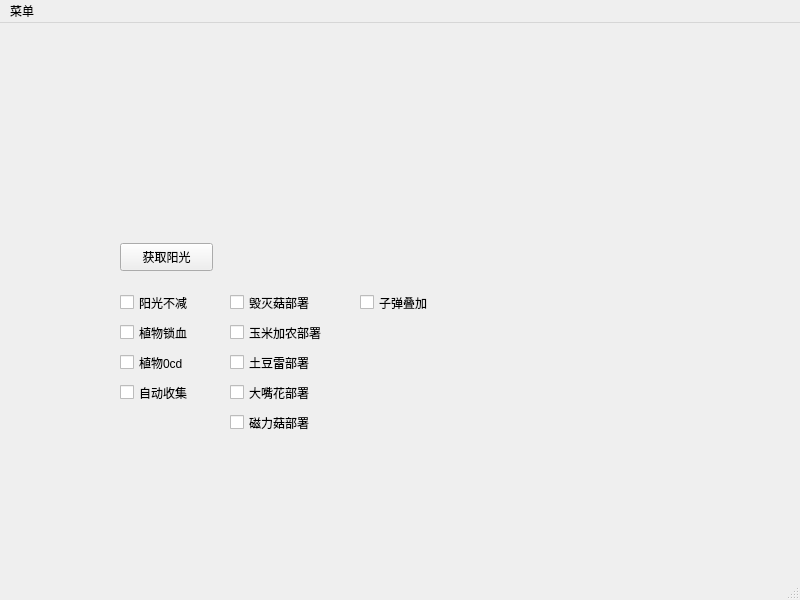
<?xml version="1.0" encoding="UTF-8"?>
<ui version="4.0">
 <class>MainWindow</class>
 <widget class="QMainWindow" name="MainWindow">
  <property name="enabled">
   <bool>true</bool>
  </property>
  <property name="geometry">
   <rect>
    <x>0</x>
    <y>0</y>
    <width>800</width>
    <height>600</height>
   </rect>
  </property>
  <property name="windowTitle">
   <string>MainWindow</string>
  </property>
  <widget class="QWidget" name="centralwidget">
   <widget class="QPushButton" name="addSunButton">
    <property name="geometry">
     <rect>
      <x>120</x>
      <y>220</y>
      <width>93</width>
      <height>28</height>
     </rect>
    </property>
    <property name="text">
     <string>获取阳光</string>
    </property>
   </widget>
   <widget class="QCheckBox" name="sunNotDecreaseCheckBox">
    <property name="geometry">
     <rect>
      <x>120</x>
      <y>270</y>
      <width>91</width>
      <height>19</height>
     </rect>
    </property>
    <property name="text">
     <string>阳光不减</string>
    </property>
   </widget>
   <widget class="QCheckBox" name="plantLockHPCheckBox">
    <property name="geometry">
     <rect>
      <x>120</x>
      <y>300</y>
      <width>91</width>
      <height>19</height>
     </rect>
    </property>
    <property name="text">
     <string>植物锁血</string>
    </property>
   </widget>
   <widget class="QCheckBox" name="coolDownCheckBox">
    <property name="geometry">
     <rect>
      <x>120</x>
      <y>330</y>
      <width>91</width>
      <height>19</height>
     </rect>
    </property>
    <property name="text">
     <string>植物0cd</string>
    </property>
   </widget>
   <widget class="QCheckBox" name="autoCollectCheckBox">
    <property name="geometry">
     <rect>
      <x>120</x>
      <y>360</y>
      <width>91</width>
      <height>19</height>
     </rect>
    </property>
    <property name="text">
     <string>自动收集</string>
    </property>
   </widget>
   <widget class="QCheckBox" name="doomShroomCheckBox">
    <property name="geometry">
     <rect>
      <x>230</x>
      <y>270</y>
      <width>111</width>
      <height>19</height>
     </rect>
    </property>
    <property name="text">
     <string>毁灭菇部署</string>
    </property>
   </widget>
   <widget class="QCheckBox" name="potatoMineDeployCheckBox">
    <property name="geometry">
     <rect>
      <x>230</x>
      <y>330</y>
      <width>111</width>
      <height>19</height>
     </rect>
    </property>
    <property name="text">
     <string>土豆雷部署</string>
    </property>
   </widget>
   <widget class="QCheckBox" name="cobCannoDeployCheckBox">
    <property name="geometry">
     <rect>
      <x>230</x>
      <y>300</y>
      <width>121</width>
      <height>19</height>
     </rect>
    </property>
    <property name="text">
     <string>玉米加农部署</string>
    </property>
   </widget>
   <widget class="QCheckBox" name="chomperDeployCheckBox">
    <property name="geometry">
     <rect>
      <x>230</x>
      <y>360</y>
      <width>111</width>
      <height>19</height>
     </rect>
    </property>
    <property name="text">
     <string>大嘴花部署</string>
    </property>
   </widget>
   <widget class="QCheckBox" name="magnetShroomDeployCheckBox">
    <property name="geometry">
     <rect>
      <x>230</x>
      <y>390</y>
      <width>101</width>
      <height>19</height>
     </rect>
    </property>
    <property name="text">
     <string>磁力菇部署</string>
    </property>
   </widget>
   <widget class="QCheckBox" name="plantAtkBulletCheckBox">
    <property name="geometry">
     <rect>
      <x>360</x>
      <y>270</y>
      <width>91</width>
      <height>19</height>
     </rect>
    </property>
    <property name="text">
     <string>子弹叠加</string>
    </property>
   </widget>
  </widget>
  <widget class="QMenuBar" name="menubar">
   <property name="geometry">
    <rect>
     <x>0</x>
     <y>0</y>
     <width>800</width>
     <height>26</height>
    </rect>
   </property>
   <widget class="QMenu" name="menu">
    <property name="title">
     <string>菜单</string>
    </property>
    <addaction name="actionInit"/>
   </widget>
   <addaction name="menu"/>
  </widget>
  <widget class="QStatusBar" name="statusbar"/>
  <action name="actionInit">
   <property name="text">
    <string>重置</string>
   </property>
  </action>
 </widget>
 <resources/>
 <connections/>
</ui>
